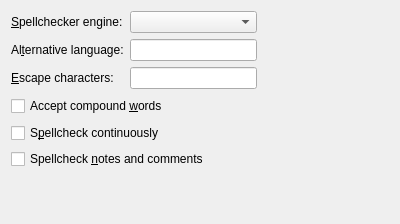
<?xml version="1.0" encoding="UTF-8"?>
<ui version="4.0">
 <class>PrefSpellcheckerUi</class>
 <widget class="QWidget" name="PrefSpellcheckerUi">
  <property name="geometry">
   <rect>
    <x>0</x>
    <y>0</y>
    <width>400</width>
    <height>224</height>
   </rect>
  </property>
  <property name="windowTitle">
   <string/>
  </property>
  <layout class="QGridLayout">
   <item row="6" column="0" colspan="3">
    <spacer>
     <property name="orientation">
      <enum>Qt::Orientation::Vertical</enum>
     </property>
     <property name="sizeType">
      <enum>QSizePolicy::Policy::Expanding</enum>
     </property>
     <property name="sizeHint" stdset="0">
      <size>
       <width>0</width>
       <height>21</height>
      </size>
     </property>
    </spacer>
   </item>
   <item row="5" column="0" colspan="2">
    <widget class="QCheckBox" name="spellcheckNotesCB">
     <property name="toolTip">
      <string>If unchecked, notes and comments will be excluded from spell checking</string>
     </property>
     <property name="text">
      <string>Spellcheck &amp;notes and comments</string>
     </property>
    </widget>
   </item>
   <item row="0" column="0">
    <widget class="QLabel" name="spellcheckerLA">
     <property name="text">
      <string>&amp;Spellchecker engine:</string>
     </property>
     <property name="buddy">
      <cstring>spellcheckerCB</cstring>
     </property>
    </widget>
   </item>
   <item row="0" column="1">
    <widget class="QComboBox" name="spellcheckerCB"/>
   </item>
   <item row="3" column="0" colspan="2">
    <widget class="QCheckBox" name="compoundWordCB">
     <property name="toolTip">
      <string>Accept words such as &quot;diskdrive&quot;</string>
     </property>
     <property name="text">
      <string>Accept compound &amp;words</string>
     </property>
    </widget>
   </item>
   <item row="4" column="0" colspan="2">
    <widget class="QCheckBox" name="spellcheckContinuouslyCB">
     <property name="toolTip">
      <string>Mark misspelled words with a underline.</string>
     </property>
     <property name="text">
      <string>S&amp;pellcheck continuously</string>
     </property>
    </widget>
   </item>
   <item row="3" column="2">
    <spacer>
     <property name="orientation">
      <enum>Qt::Orientation::Horizontal</enum>
     </property>
     <property name="sizeType">
      <enum>QSizePolicy::Policy::Expanding</enum>
     </property>
     <property name="sizeHint" stdset="0">
      <size>
       <width>41</width>
       <height>22</height>
      </size>
     </property>
    </spacer>
   </item>
   <item row="2" column="1">
    <widget class="QLineEdit" name="escapeCharactersED">
     <property name="toolTip">
      <string>The characters inserted here are ignored by the spellchecker.</string>
     </property>
     <property name="inputMethodHints">
      <set>Qt::InputMethodHint::ImhPreferLatin</set>
     </property>
    </widget>
   </item>
   <item row="2" column="0">
    <widget class="QLabel" name="escapeCharactersLA">
     <property name="text">
      <string>&amp;Escape characters:</string>
     </property>
     <property name="buddy">
      <cstring>escapeCharactersED</cstring>
     </property>
    </widget>
   </item>
   <item row="1" column="1">
    <widget class="QLineEdit" name="altLanguageED">
     <property name="toolTip">
      <string>Override the language used for the spellchecker</string>
     </property>
     <property name="inputMethodHints">
      <set>Qt::InputMethodHint::ImhPreferLatin</set>
     </property>
    </widget>
   </item>
   <item row="1" column="0">
    <widget class="QLabel" name="altLanguageLA">
     <property name="text">
      <string>Al&amp;ternative language:</string>
     </property>
     <property name="buddy">
      <cstring>altLanguageED</cstring>
     </property>
    </widget>
   </item>
  </layout>
 </widget>
 <tabstops>
  <tabstop>spellcheckerCB</tabstop>
  <tabstop>altLanguageED</tabstop>
  <tabstop>escapeCharactersED</tabstop>
  <tabstop>compoundWordCB</tabstop>
  <tabstop>spellcheckContinuouslyCB</tabstop>
  <tabstop>spellcheckNotesCB</tabstop>
 </tabstops>
 <includes>
  <include location="local">qt_i18n.h</include>
 </includes>
 <resources/>
 <connections/>
</ui>
